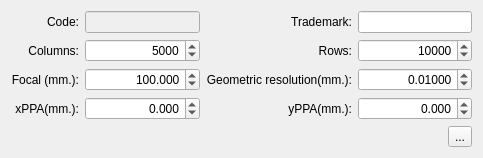
<?xml version="1.0" encoding="UTF-8"?>
<ui version="4.0">
 <class>updateCameraDlg</class>
 <widget class="QDialog" name="updateCameraDlg">
  <property name="geometry">
   <rect>
    <x>0</x>
    <y>0</y>
    <width>483</width>
    <height>156</height>
   </rect>
  </property>
  <property name="windowTitle">
   <string>Update sensor</string>
  </property>
  <property name="windowIcon">
   <iconset>
    <normaloff>:/plugins/pflip_uav_pafyc/icons/camera.png</normaloff>:/plugins/pflip_uav_pafyc/icons/camera.png</iconset>
  </property>
  <layout class="QGridLayout" name="gridLayout_3">
   <item row="1" column="0">
    <layout class="QHBoxLayout" name="horizontalLayout_2">
     <item>
      <spacer name="horizontalSpacer">
       <property name="orientation">
        <enum>Qt::Horizontal</enum>
       </property>
       <property name="sizeHint" stdset="0">
        <size>
         <width>98</width>
         <height>20</height>
        </size>
       </property>
      </spacer>
     </item>
     <item>
      <widget class="QToolButton" name="toolButton_updateCamera">
       <property name="toolTip">
        <string>Update sensor</string>
       </property>
       <property name="text">
        <string>...</string>
       </property>
       <property name="icon">
        <iconset resource="../resources.qrc">
         <normaloff>:/plugins/pflip_uav_pafyc/icons/filesave.png</normaloff>:/plugins/pflip_uav_pafyc/icons/filesave.png</iconset>
       </property>
       <property name="iconSize">
        <size>
         <width>24</width>
         <height>24</height>
        </size>
       </property>
      </widget>
     </item>
    </layout>
   </item>
   <item row="0" column="0">
    <layout class="QGridLayout" name="gridLayout">
     <item row="3" column="0">
      <widget class="QLabel" name="label_9">
       <property name="text">
        <string>xPPA(mm.):</string>
       </property>
       <property name="alignment">
        <set>Qt::AlignRight|Qt::AlignTrailing|Qt::AlignVCenter</set>
       </property>
      </widget>
     </item>
     <item row="3" column="2">
      <widget class="QLabel" name="label_10">
       <property name="text">
        <string>yPPA(mm.):</string>
       </property>
       <property name="alignment">
        <set>Qt::AlignRight|Qt::AlignTrailing|Qt::AlignVCenter</set>
       </property>
      </widget>
     </item>
     <item row="2" column="1">
      <widget class="QDoubleSpinBox" name="doubleSpinBox_focal">
       <property name="whatsThis">
        <string>Número en doble precisión con la distancia focal calibrada de la cámara expresada en milímetros</string>
       </property>
       <property name="alignment">
        <set>Qt::AlignRight|Qt::AlignTrailing|Qt::AlignVCenter</set>
       </property>
       <property name="decimals">
        <number>3</number>
       </property>
       <property name="minimum">
        <double>5.000000000000000</double>
       </property>
       <property name="maximum">
        <double>500.000000000000000</double>
       </property>
       <property name="value">
        <double>100.000000000000000</double>
       </property>
      </widget>
     </item>
     <item row="1" column="3">
      <widget class="QSpinBox" name="spinBox_rows">
       <property name="whatsThis">
        <string>Número entero con las filas del formato de la imagen</string>
       </property>
       <property name="alignment">
        <set>Qt::AlignRight|Qt::AlignTrailing|Qt::AlignVCenter</set>
       </property>
       <property name="minimum">
        <number>100</number>
       </property>
       <property name="maximum">
        <number>20000</number>
       </property>
       <property name="value">
        <number>10000</number>
       </property>
      </widget>
     </item>
     <item row="2" column="3">
      <widget class="QDoubleSpinBox" name="doubleSpinBox_resolution">
       <property name="whatsThis">
        <string>&lt;html&gt;&lt;head/&gt;&lt;body&gt;&lt;p&gt;Número en doble precisión con la resolución geométrica de la cámara expresada en milímetros. Tamaño del píxel&lt;/p&gt;&lt;/body&gt;&lt;/html&gt;</string>
       </property>
       <property name="alignment">
        <set>Qt::AlignRight|Qt::AlignTrailing|Qt::AlignVCenter</set>
       </property>
       <property name="decimals">
        <number>5</number>
       </property>
       <property name="minimum">
        <double>0.001000000000000</double>
       </property>
       <property name="maximum">
        <double>0.500000000000000</double>
       </property>
       <property name="singleStep">
        <double>0.001000000000000</double>
       </property>
       <property name="value">
        <double>0.010000000000000</double>
       </property>
      </widget>
     </item>
     <item row="2" column="2">
      <widget class="QLabel" name="label_7">
       <property name="text">
        <string>Geometric resolution(mm.):</string>
       </property>
       <property name="alignment">
        <set>Qt::AlignRight|Qt::AlignTrailing|Qt::AlignVCenter</set>
       </property>
      </widget>
     </item>
     <item row="0" column="2">
      <widget class="QLabel" name="label_6">
       <property name="text">
        <string>Trademark:</string>
       </property>
       <property name="alignment">
        <set>Qt::AlignRight|Qt::AlignTrailing|Qt::AlignVCenter</set>
       </property>
      </widget>
     </item>
     <item row="2" column="0">
      <widget class="QLabel" name="label_5">
       <property name="text">
        <string>Focal (mm.):</string>
       </property>
       <property name="alignment">
        <set>Qt::AlignRight|Qt::AlignTrailing|Qt::AlignVCenter</set>
       </property>
      </widget>
     </item>
     <item row="1" column="1">
      <widget class="QSpinBox" name="spinBox_columns">
       <property name="whatsThis">
        <string>Número entero con las columnas del formato de la imagen</string>
       </property>
       <property name="alignment">
        <set>Qt::AlignRight|Qt::AlignTrailing|Qt::AlignVCenter</set>
       </property>
       <property name="buttonSymbols">
        <enum>QAbstractSpinBox::UpDownArrows</enum>
       </property>
       <property name="minimum">
        <number>100</number>
       </property>
       <property name="maximum">
        <number>20000</number>
       </property>
       <property name="value">
        <number>5000</number>
       </property>
      </widget>
     </item>
     <item row="0" column="0">
      <widget class="QLabel" name="label">
       <property name="text">
        <string>Code:</string>
       </property>
       <property name="alignment">
        <set>Qt::AlignRight|Qt::AlignTrailing|Qt::AlignVCenter</set>
       </property>
      </widget>
     </item>
     <item row="0" column="3">
      <widget class="QLineEdit" name="lineEdit_Trademark">
       <property name="whatsThis">
        <string>Es una cadena de caracteres que almacena la marca de la cámara</string>
       </property>
      </widget>
     </item>
     <item row="0" column="1">
      <widget class="QLineEdit" name="lineEdit_code">
       <property name="enabled">
        <bool>false</bool>
       </property>
       <property name="whatsThis">
        <string>Un proyecto puede incluir varias cámaras en un contenedor indexado por este parámetro, de manera que debe ser único. Es una cadena de caracteres</string>
       </property>
       <property name="readOnly">
        <bool>true</bool>
       </property>
      </widget>
     </item>
     <item row="1" column="2">
      <widget class="QLabel" name="label_11">
       <property name="text">
        <string>Rows:</string>
       </property>
       <property name="alignment">
        <set>Qt::AlignRight|Qt::AlignTrailing|Qt::AlignVCenter</set>
       </property>
      </widget>
     </item>
     <item row="1" column="0">
      <widget class="QLabel" name="label_2">
       <property name="text">
        <string>Columns:</string>
       </property>
       <property name="alignment">
        <set>Qt::AlignRight|Qt::AlignTrailing|Qt::AlignVCenter</set>
       </property>
      </widget>
     </item>
     <item row="3" column="1">
      <widget class="QDoubleSpinBox" name="doubleSpinBox_xppa">
       <property name="whatsThis">
        <string>Número en doble precisión con la coordenada X expresada en milímetros del Punto Principal de Autocolimación. Se obtiene del certificado de calibración de la cámara</string>
       </property>
       <property name="alignment">
        <set>Qt::AlignRight|Qt::AlignTrailing|Qt::AlignVCenter</set>
       </property>
       <property name="decimals">
        <number>3</number>
       </property>
       <property name="minimum">
        <double>-1.000000000000000</double>
       </property>
       <property name="maximum">
        <double>1.000000000000000</double>
       </property>
      </widget>
     </item>
     <item row="3" column="3">
      <widget class="QDoubleSpinBox" name="doubleSpinBox_yppa">
       <property name="whatsThis">
        <string>&lt;html&gt;&lt;head/&gt;&lt;body&gt;&lt;p&gt;Número en doble precisión con la coordenada Y expresada en milímetros del Punto Principal de Autocolimación. Se obtiene del certificado de calibración de la cámara&lt;/p&gt;&lt;/body&gt;&lt;/html&gt;</string>
       </property>
       <property name="alignment">
        <set>Qt::AlignRight|Qt::AlignTrailing|Qt::AlignVCenter</set>
       </property>
       <property name="decimals">
        <number>3</number>
       </property>
       <property name="minimum">
        <double>-1.000000000000000</double>
       </property>
       <property name="maximum">
        <double>1.000000000000000</double>
       </property>
       <property name="singleStep">
        <double>1.000000000000000</double>
       </property>
      </widget>
     </item>
    </layout>
   </item>
  </layout>
 </widget>
 <tabstops>
  <tabstop>lineEdit_code</tabstop>
  <tabstop>lineEdit_Trademark</tabstop>
  <tabstop>spinBox_columns</tabstop>
  <tabstop>spinBox_rows</tabstop>
  <tabstop>doubleSpinBox_focal</tabstop>
  <tabstop>doubleSpinBox_resolution</tabstop>
  <tabstop>doubleSpinBox_xppa</tabstop>
  <tabstop>doubleSpinBox_yppa</tabstop>
  <tabstop>toolButton_updateCamera</tabstop>
 </tabstops>
 <resources>
  <include location="../resources.qrc"/>
 </resources>
 <connections/>
</ui>
